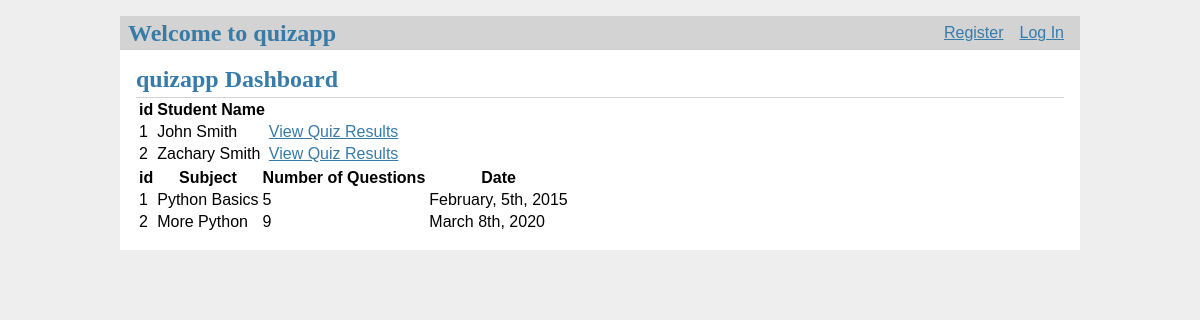
The app's page /, older data.
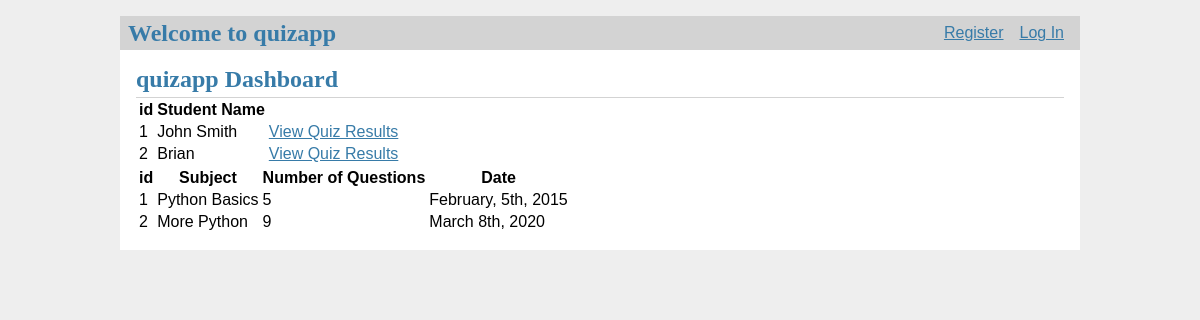
The same page, newer data.
### tables this page shows
CREATE TABLE students (
    id INTEGER PRIMARY KEY AUTOINCREMENT, 
    name TEXT
    );

### quizapp.py (the view)
@app.route('/')
def index():
    db = get_db()
    students = db.execute(
        'SELECT id, name FROM students'
    ).fetchall()
    quizzes = db.execute(
        'SELECT quiz_id, subject, length, date FROM quizzes'
    ).fetchall()
    return render_template('dashboard/dashboard.html', students=students, quizzes=quizzes)

### quizapp.py (called while the page is built)
def get_db():
    db = lite.connect(
        app.config['DATABASE'],
        detect_types=lite.PARSE_DECLTYPES
        )
    db.row_factory = lite.Row
    return db

@app.before_request
def load_logged_in_user():
    user_id = session.get('user_id')
    if user_id is None:
        g.user = None
    else:
        g.user = get_db().execute(
            'SELECT * FROM user WHERE id = ?', (user_id,)
        ).fetchone()

### templates/dashboard/dashboard.html (shortened to what this page needs)
{% extends 'base.html' %}
{% block header %}
  <h1>{% block title %}quizapp Dashboard{% endblock %}</h1>
{% endblock %}
{% block content %}
    <table>
        <tr>
            <th>id</th>
            <th>Student Name</th>
        </tr>
        {% for student in students %}
            <tr>
                <td>{{ student['id'] }}</td>
                <td>{{ student['name'] }}</td>
                <td><a class="action" href="{{ url_for('view_results', id=student['id']) }}">View Quiz Results</a></td>
            </tr>
        {% endfor %}
    </table>
    <table>
        <tr>
            <th>id</th>
            <th>Subject</th>
            <th>Number of Questions</th>
            <th>Date</th>
        </tr>
        {% for quiz in quizzes %}
            <tr>
                <td>{{ quiz['quiz_id'] }}</td>
                <td>{{ quiz['subject'] }}</td>
                <td>{{ quiz['length'] }}</td>
                <td>{{ quiz['date'] }}</td>
            </tr>
        {% endfor %}
    </table>
{% endblock %}

Row changes from the older to the newer data that the page shows:
changed students id 2: name "Zachary Smith" → "Brian"
